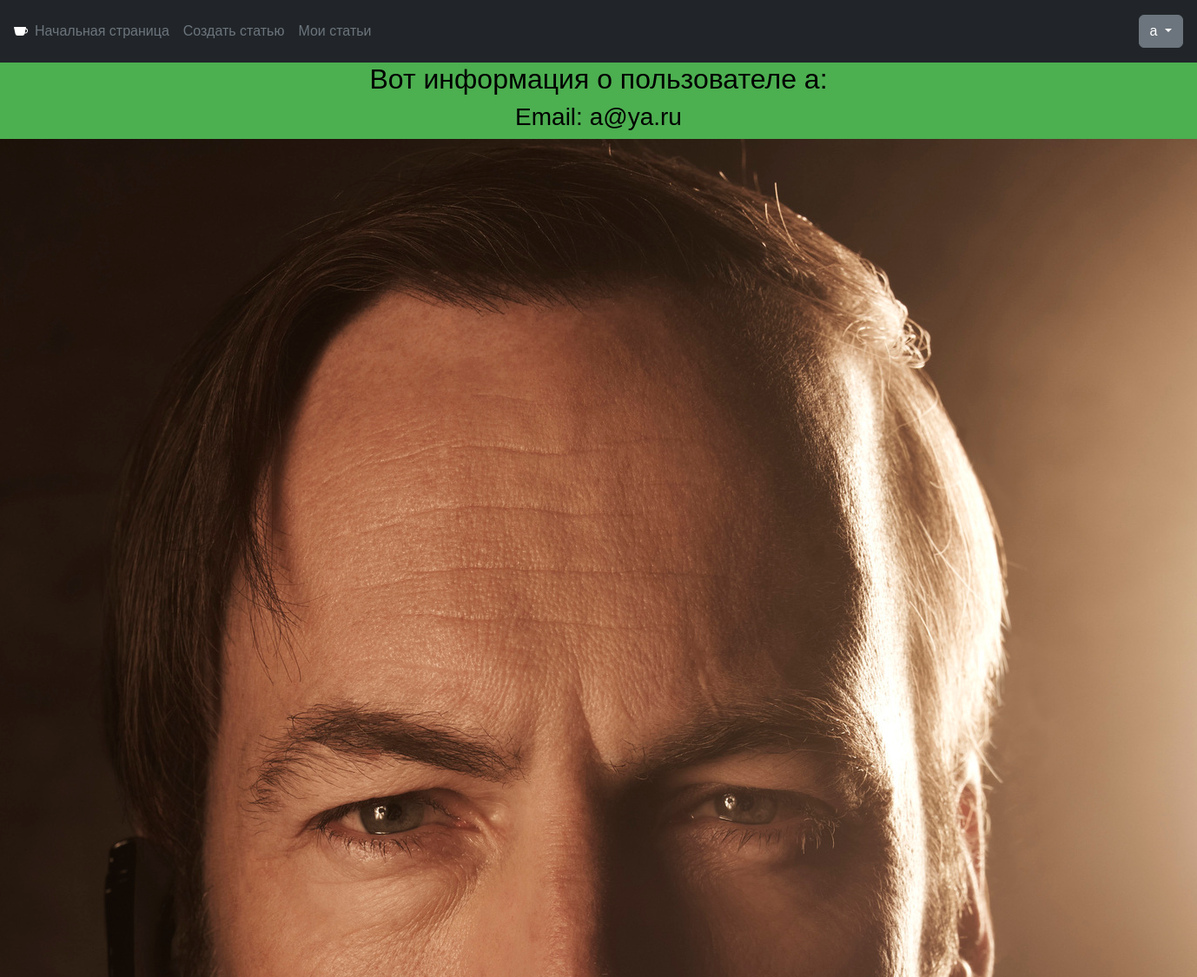
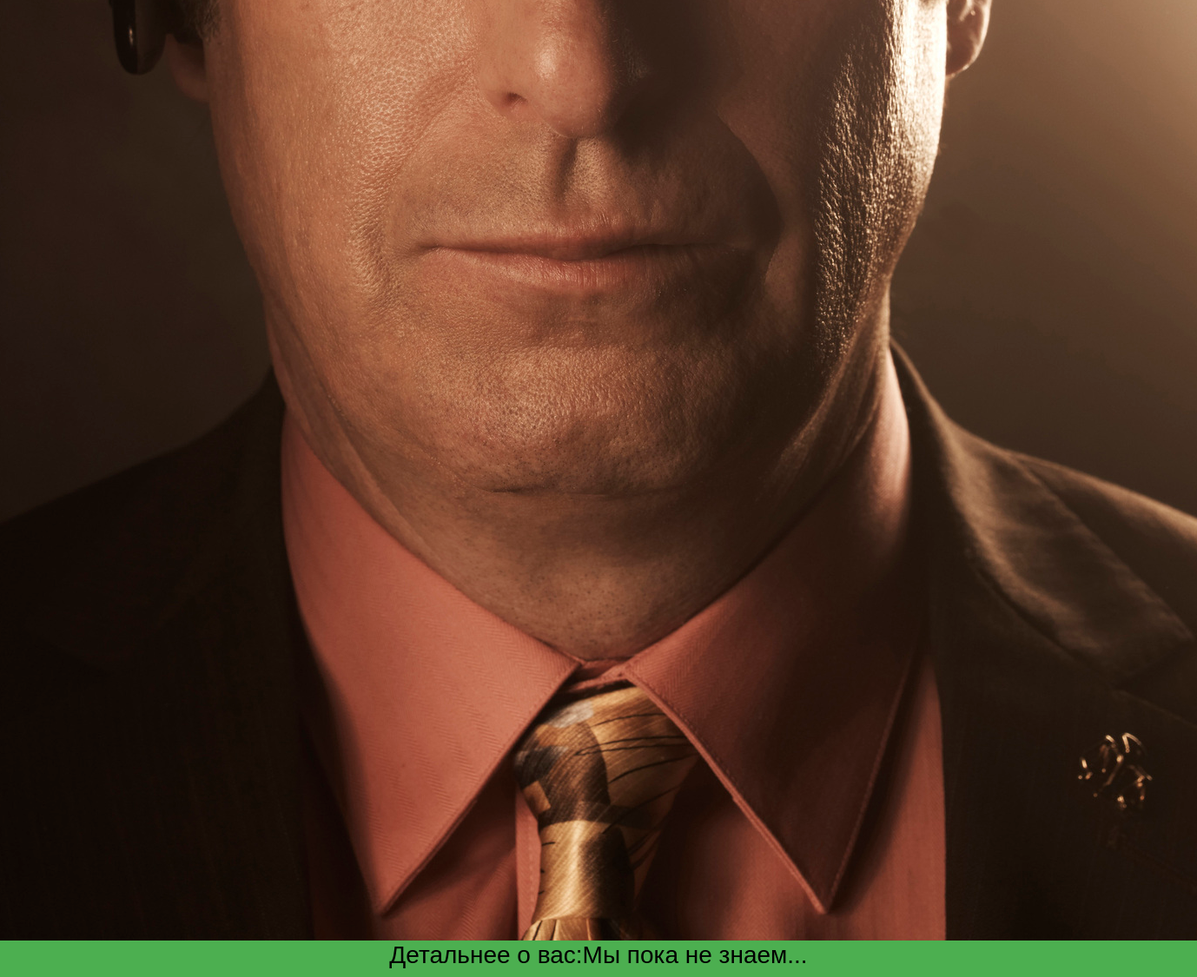
/user/detail/2 (signed in), run on the app's committed database (2 pictures, top to bottom).
### user/models.py (models this page shows, shortened)
class MyUser(AbstractUser):
    avatar = models.ImageField(
        upload_to=avatar_image_path,
        null=True,
        blank=True,
        verbose_name="Аватарка",
    )
    detail = models.TextField(
        null=True,
        max_length=550,
        verbose_name='детали',
        help_text='расскажите о себе детальнее',
    )
    class Meta:
        verbose_name = 'пользователь'
        verbose_name_plural = 'пользователи'
        default_related_name = 'user'
    '''def get_avatar_300x300(self):
        if self.avatar:
            return get_thumbnail(
                self.avatar, '300x300', crop='center', quality=65
            )
        return {'url': static('img/avatar_default.jpg')}'''

### user/views.py (the view)
# urls.py: path("detail/<int:pk>", AboutView.as_view(), name="detail"),
class AboutView(DetailView):
    template_name = "user/detail.html"
    context_object_name = "user"
    model = MyUser

### templates/user/detail.html (shortened to what this page needs)
{% extends 'base.html' %}
{% block content %}
    <div class ="container">
        <h2 align="center">Вот информация о пользователе {{ user.username }}:</h2>
        <div class="container d-flex align-items-center justify-content-center">
            <h3>Email: {{ user.email }}</h3>
        </div>
        {% if request.user.avatar %}
            <div class="container d-flex align-items-center justify-content-center">
                <img src="{{ request.user.avatar.url }}">
            </div>
        {% endif %}
        <div class="container d-flex align-items-center justify-content-center">
            <h3>Детальнее о вас:</h3>
            {% if user.detail %}
                <h3> {{ user.detail }}</h3>
            {% else %}
                <h3> Мы пока не знаем...</h3>
            {% endif %}
        </div>
    </div>
{% endblock %}

### templates/base.html (shortened to what this page needs)
{% load static %}
<!DOCTYPE html>
<html lang="ru-RU">
<head>
    <link href="https://cdn.jsdelivr.net/npm/bootstrap@5.3.3/dist/css/bootstrap.min.css" rel="stylesheet">
    <link rel="stylesheet" type="text/css" href="{% static "css/styles.css" %}">
</head>
<body>
    <header class="p-3 bg-dark text-white">
        <div class="d-flex flex-wrap align-items-center justify-content-center justify-content-lg-start">
            <a href="/" class="d-flex align-items-center mb-2 mb-lg-0 text-white text-decoration-none">
            </a>
              <ul class="nav col-10 col-lg-auto me-lg-auto mb-2 justify-content-center mb-md-0">
                <li><a href="/" class="nav-link px-2 text-secondary">Начальная страница</a></li>
                {% if request.user.is_authenticated %}
                  <li><a href="{% url 'mem:create' %}" class="nav-link px-2 text-secondary">Создать статью</a></li>
                  <li><a href="{% url 'mem:my' %}" class="nav-link px-2 text-secondary">Мои статьи</a></li>
                {% endif %}
              </ul>
              {% if not request.user.is_authenticated %}
                <div class="text-end">
                  <a href="{% url 'user:login' %}" class="btn btn-outline-light me-2">Вход</a>
                  <a href="{% url 'user:signup' %}" class="btn btn-success">Регистрация</a>
                </div>
              {% else %}
                 <div class="text-end dropdown">
                    <button class="btn btn-secondary dropdown-toggle" type="button" id="dropdownMenuButton" data-bs-toggle="dropdown" aria-haspopup="true" aria-expanded="false">
                      {{ user.username }}
                    </button>
                 </div>
              {% endif %}
        </div>
    </header>
    {% block content %}{% endblock %}
</body>
</html>

### static/css/styles.css (style rules this page uses)
body { background-color: #4CAF50; color: black; font-family: Arial, sans-serif; }
h1, h2, h3, h4, h5, h6 { color: black; }
a { color: #ffeb3b; text-decoration: none; }
button { background-color: #388E3C; color: white; border: none; padding: 10px 20px; cursor: pointer; }

### data on the page
MyUser: username "a", email "a@ya.ru"
MyUser: user.avatar (picture)
